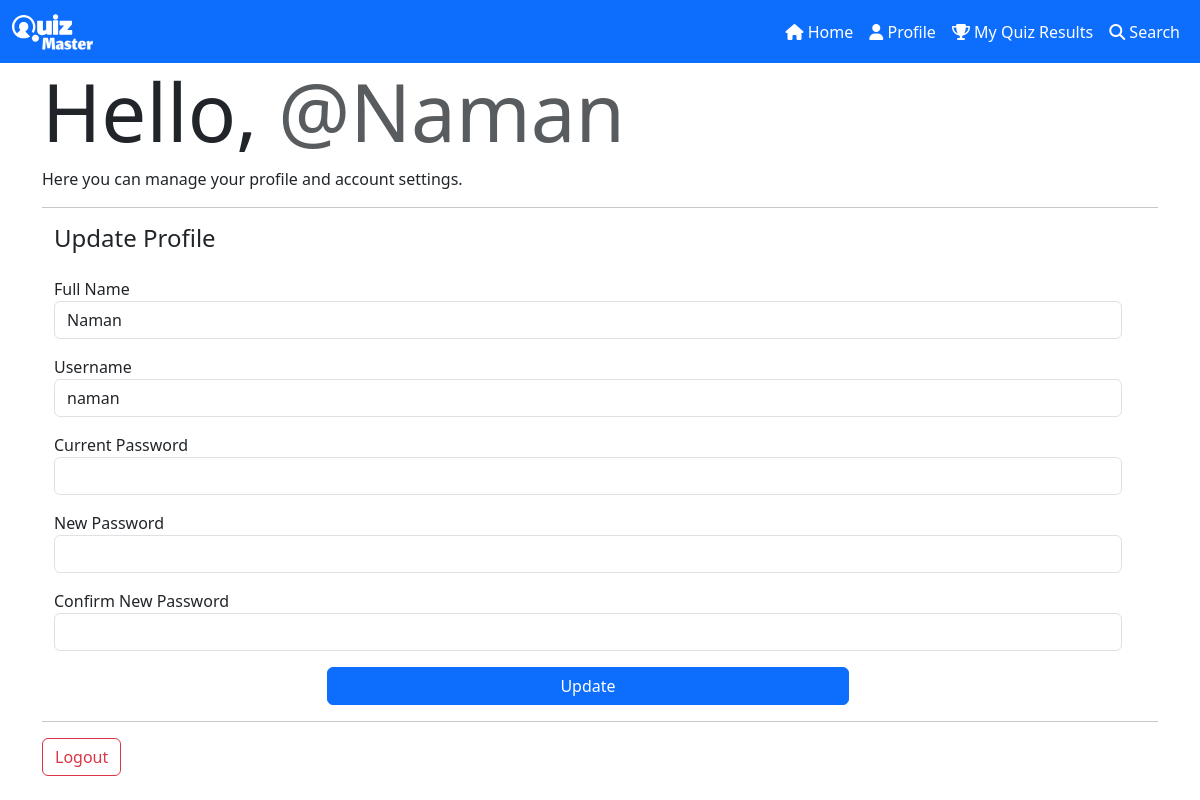
Before: /profile (signed in) with the older database file.
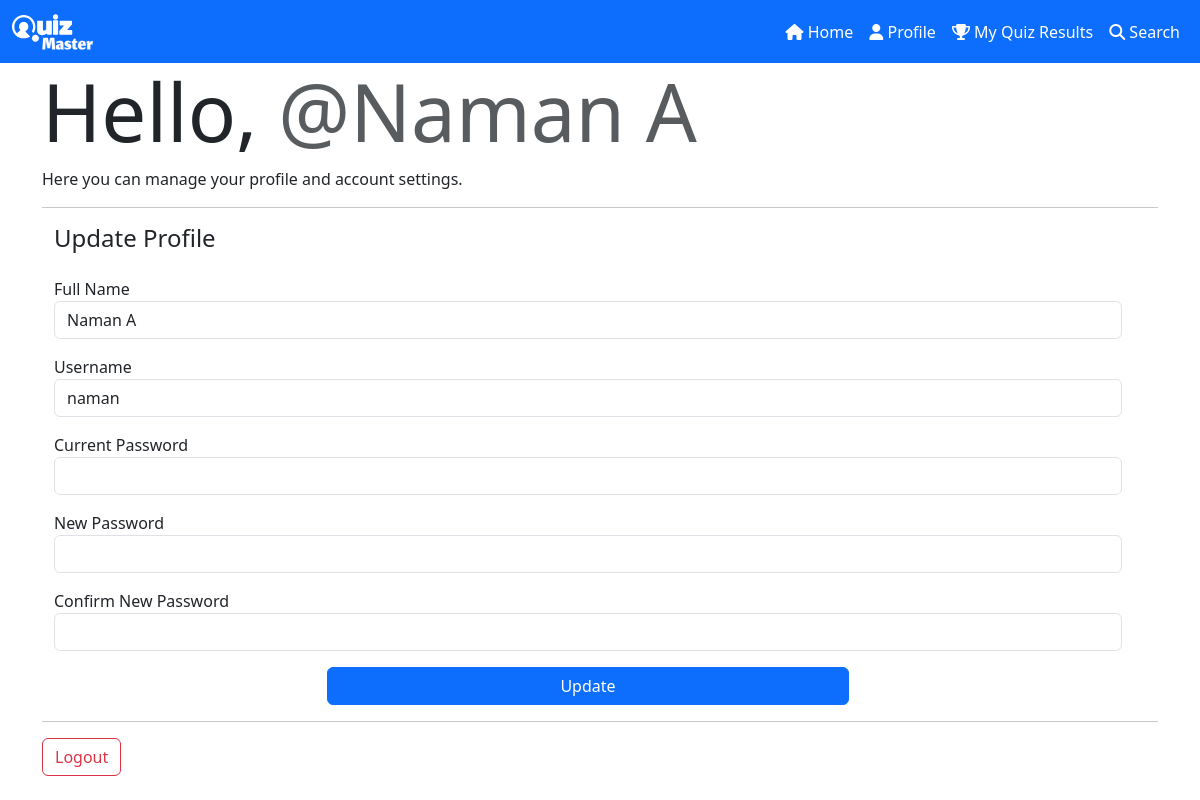
After: the same page with the newer database file.
### models.py (models this page shows)
class User(db.Model):
    username = db.Column(db.String(80), unique=True, nullable=False, primary_key=True)
    fullname = db.Column(db.String(80), nullable=False)
    email = db.Column(db.String(120), unique=True, nullable=False)
    passhash = db.Column(db.String(80), nullable=False)
    is_admin = db.Column(db.Boolean, default=False)
    scores = db.relationship("Score", backref="user", lazy=True)

### routes.py (the view, shortened to what this page needs)
    @app.route("/profile", methods=["GET", "POST"])
    @auth_required
    def profile():
        user = User.query.get(session["user_id"])
        return render_template("profile.html", user=user)

### templates/profile.html (shortened to what this page needs)
{% extends 'base.html' %}
{% block content %}
<div class="container">
    <h1 class="display-1 center">Hello, <span class="text-muted">@{{ user.fullname }}</span></h1>
    <p>Here you can manage your profile and account settings.</p>
    <hr>
    <form action="{{ url_for('profile') }}" method="post">
        <div class="container row">
            <h4>Update Profile</h3>
            <div class="form-group mt-3">
                <label for="fullname">Full Name</label>
                <input type="text" name="fullname" id="fullname" class="form-control" value="{{ user.fullname }}">
            </div>
            <div class="form-group mt-3">
                <label for="username">Username</label>
                <input type="text" name="username" id="username" class="form-control" value="{{ user.username }}">
            </div>
            <div class="form-group mt-3">
                <label for="cpassword">Current Password</label>
                <input type="password" name="cpassword" id="cpassword" class="form-control" required>
            </div>
            <div class="form-group mt-3">
                <label for="new_password">New Password</label>
                <input type="password" name="password" id="password" class="form-control" required>
            </div>
            <div class="form-group mt-3">
                <label for="confirm_password">Confirm New Password</label>
                <input type="password" name="confirm_password" id="confirm_password" class="form-control" required>
            </div>
            <div class="d-grid gap-2 col-6 mx-auto mt-3">
                <button class="btn btn-primary" type="submit">Update</button>
            </div>
        </div>
    </form>
    <hr>
    <a href="{{ url_for('logout') }}" class="btn btn-outline-danger">Logout</a>
</div>
{% endblock %}

Changed rows visible on the page:
changed User "naman": fullname "Naman" → "Naman A"
